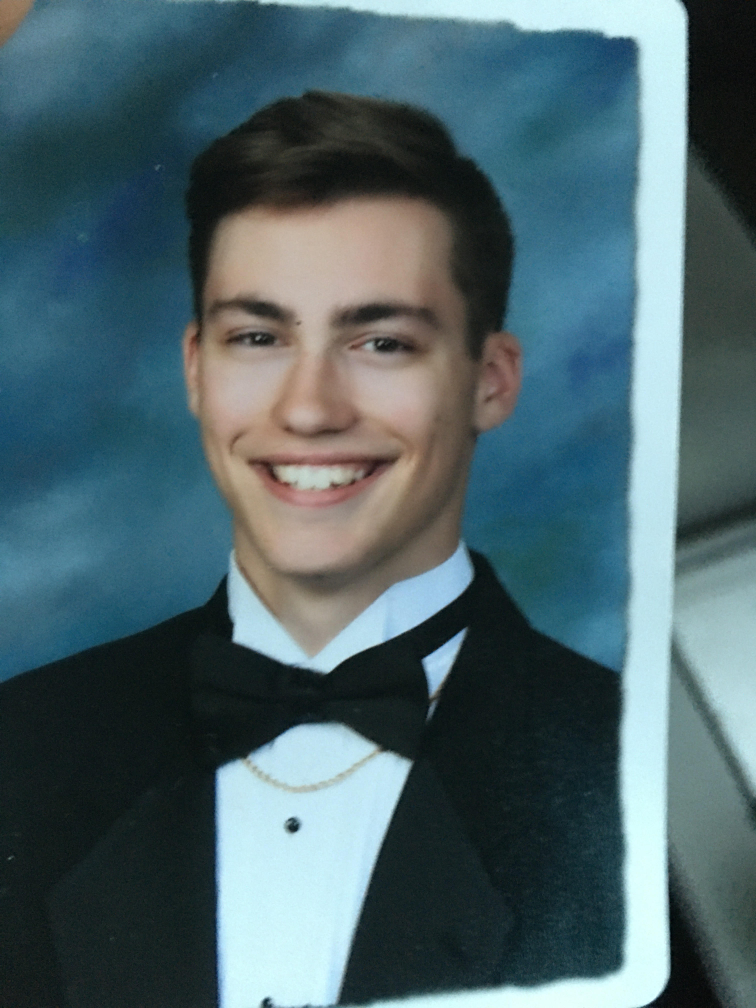
#> input picture Images/charles.jpg, 3024 x 4032 px (shown at 1/4 size)
$ python 'face detection.py'
#> lines starting #> are read from the running program, lines starting #| are printed output that depends on the picture
import cv2
import numpy as np

faceCascade = cv2.CascadeClassifier("Images/haarcascade_frontalface_default.xml")
img = cv2.imread("Images/charles.jpg")
#> img is the input picture: shape (4032, 3024, 3); mean B, G, R 106.2, 100.2, 77.2
imgGray = cv2.cvtColor(img,cv2.COLOR_BGR2GRAY)
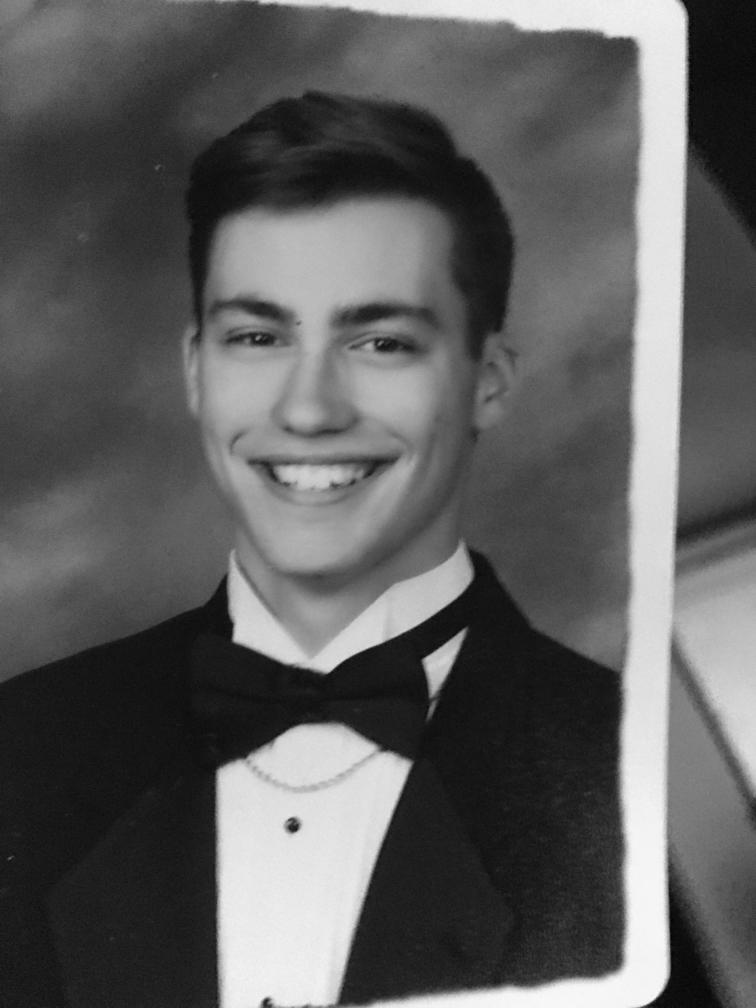
#> imgGray: shape (4032, 3024) (shown at 1/4 size); min 0, max 250, mean 94

faces = faceCascade.detectMultiScale(imgGray, 1.1, 4)
#> faces = [[605, 831, 1336, 1336]]
for (x,y,w,h) in faces:
    cv2.rectangle(img, (x,y), (x+w, y+h), (255,255,0), 3)
#> this loop made 1 pass


imgResize = cv2.resize(img, (640,680))
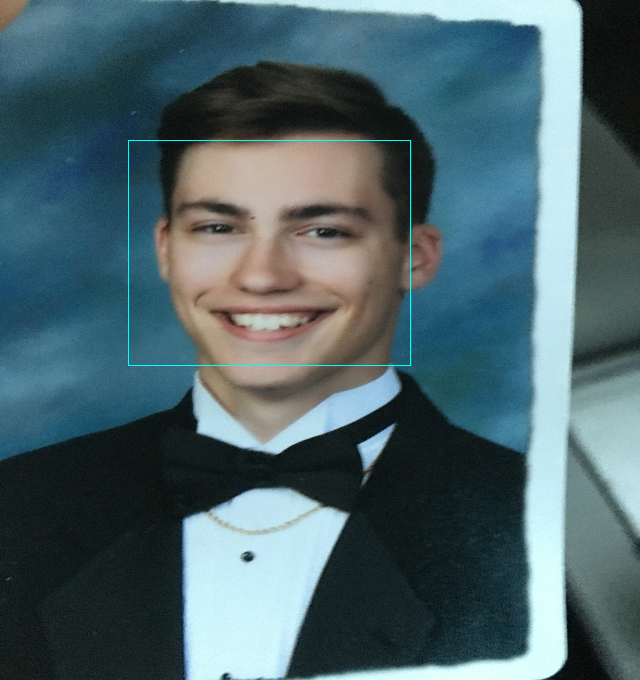
#> imgResize: shape (680, 640, 3); mean B, G, R 106.5, 100.5, 76.9
cv2.imshow("Result", imgResize)
cv2.waitKey(0)

$ run again, with Images/lathe.jpg copied over Images/charles.jpg
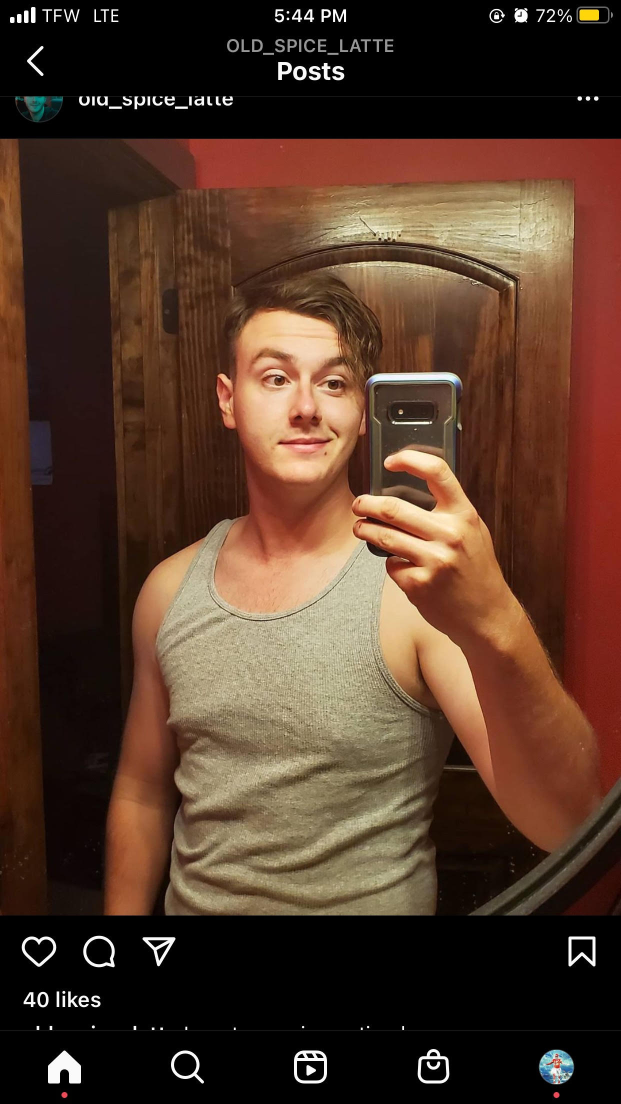
#> input picture Images/lathe.jpg, 1242 x 2208 px (shown at 1/2 size)
#> img is the input picture: shape (2208, 1242, 3); mean B, G, R 40.6, 56, 82.6
#> `imgGray = cv2.cvtColor(img,cv2.COLOR_BGR2GRAY)`:
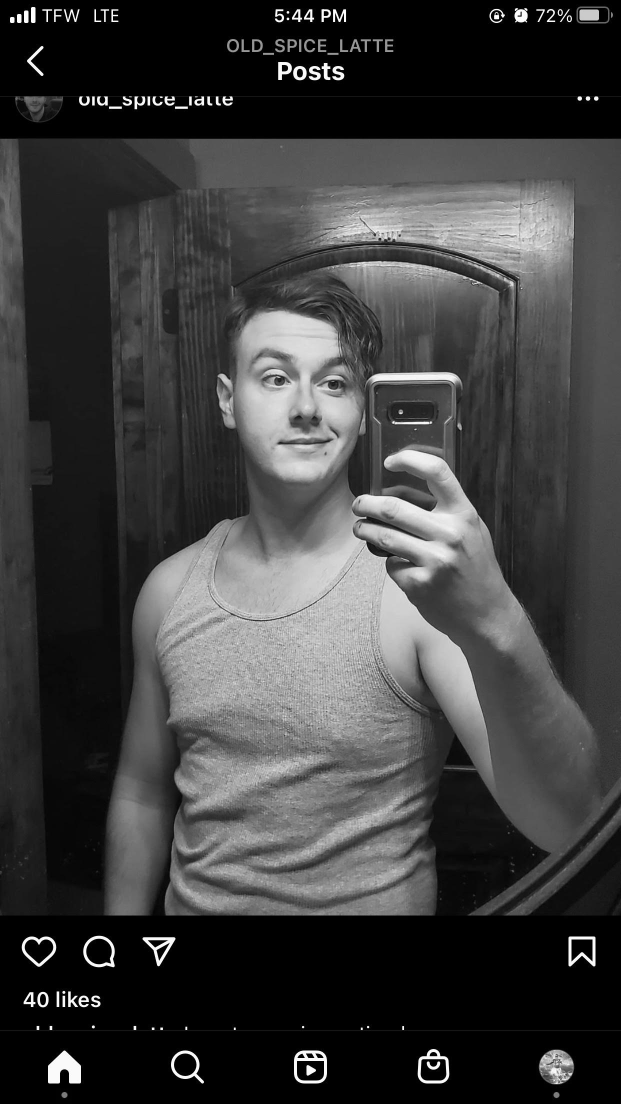
#> imgGray: shape (2208, 1242) (shown at 1/2 size); min 0, max 255, mean 62.2
#> faces = [[442, 630, 322, 322]]
#> the loop `for (x,y,w,h) in faces:` made 1 pass
#> `imgResize = cv2.resize(img, (640,680))`:
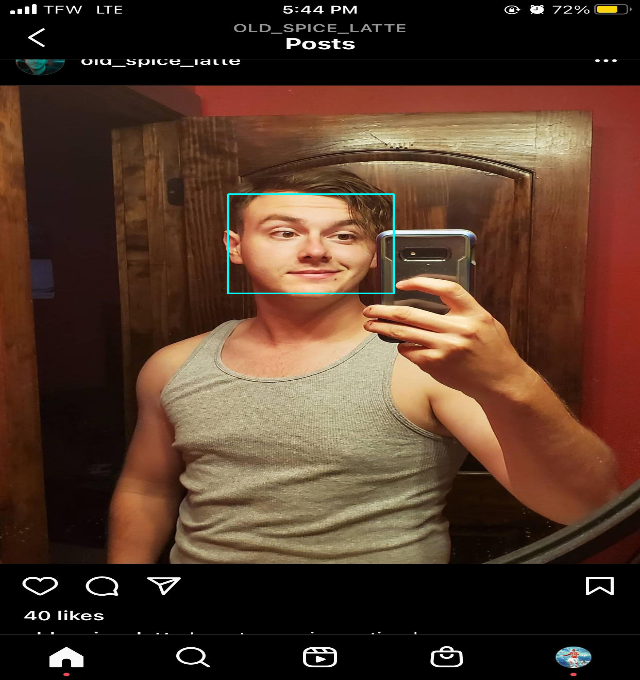
#> imgResize: shape (680, 640, 3); mean B, G, R 41, 56.3, 82.3

$ run again, with Images/leeagain.JPG copied over Images/charles.jpg
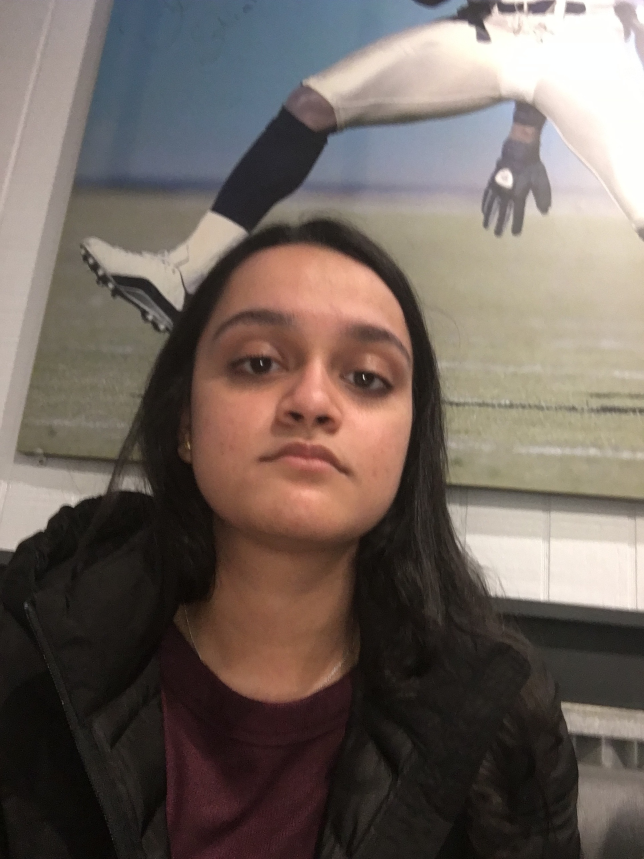
#> input picture Images/leeagain.JPG, 1932 x 2576 px (shown at 1/3 size)
#> img is the input picture: shape (2576, 1932, 3); mean B, G, R 94, 100.9, 112.5
#> `imgGray = cv2.cvtColor(img,cv2.COLOR_BGR2GRAY)`:
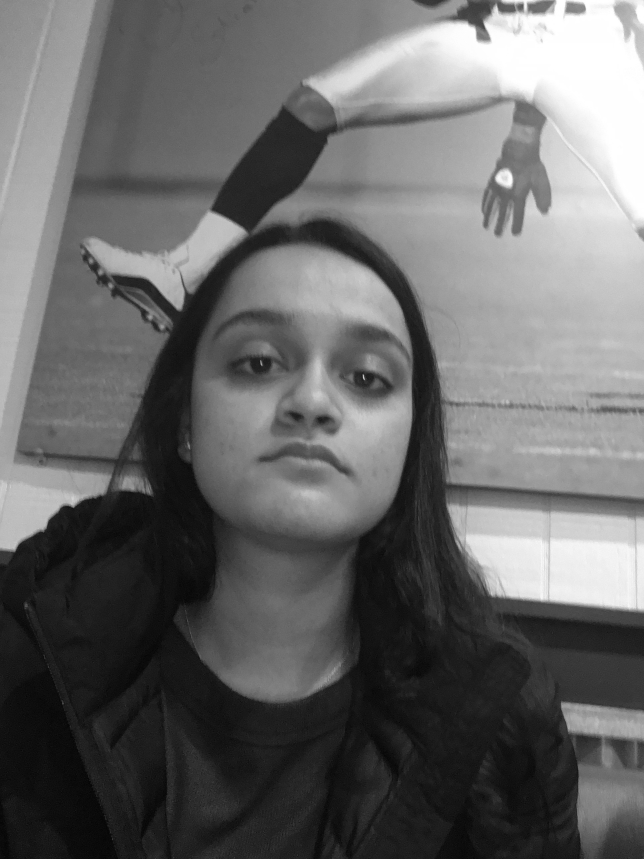
#> imgGray: shape (2576, 1932) (shown at 1/3 size); min 0, max 255, mean 103.6
#> faces = [[647, 1635, 352, 352], [510, 764, 856, 856]]
#> the loop `for (x,y,w,h) in faces:` made 2 passes
#> `imgResize = cv2.resize(img, (640,680))`:
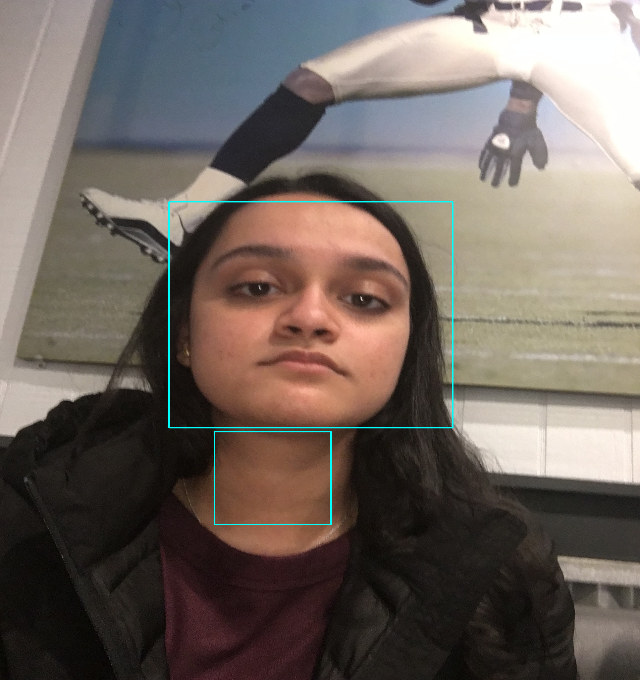
#> imgResize: shape (680, 640, 3); mean B, G, R 94.7, 101.6, 111.9
